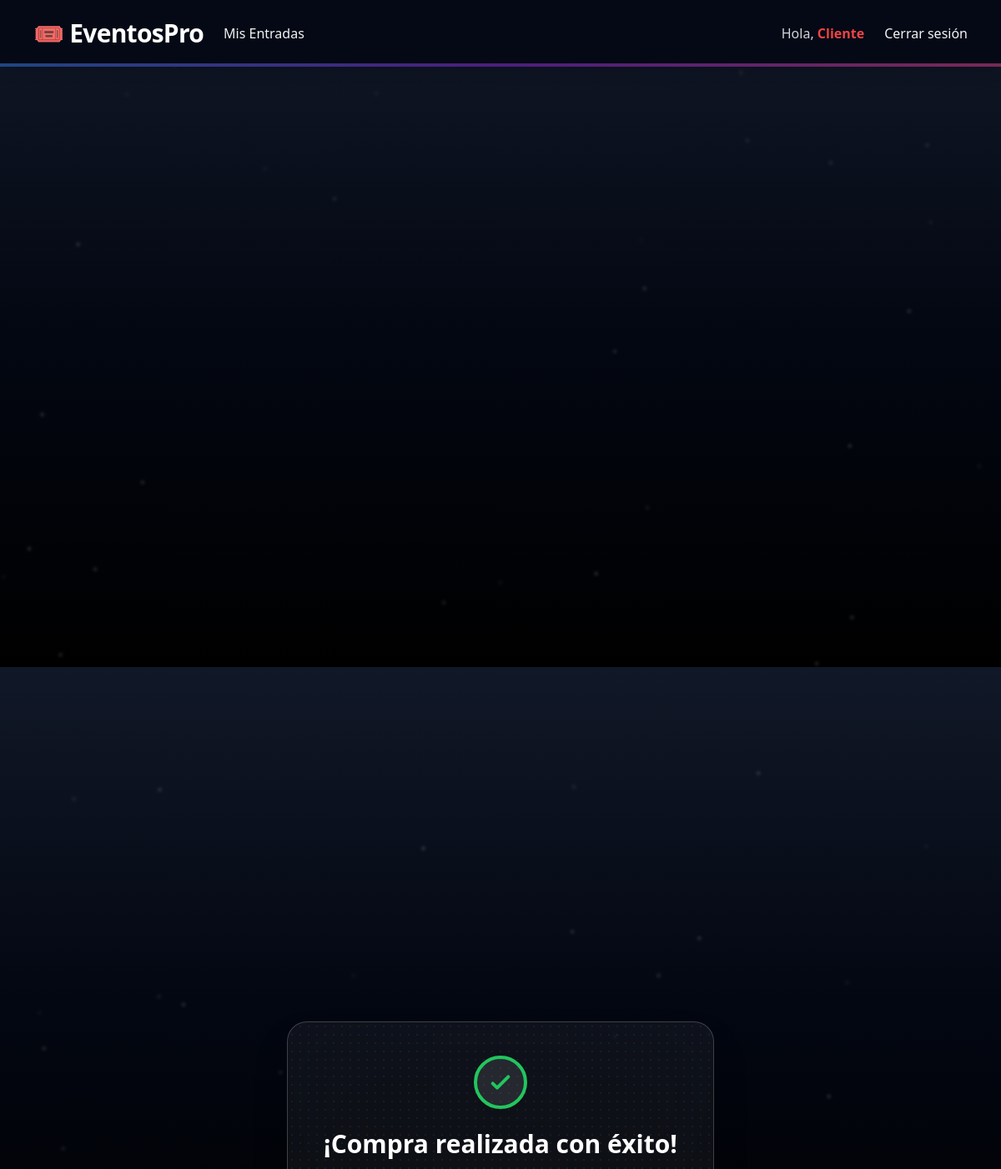
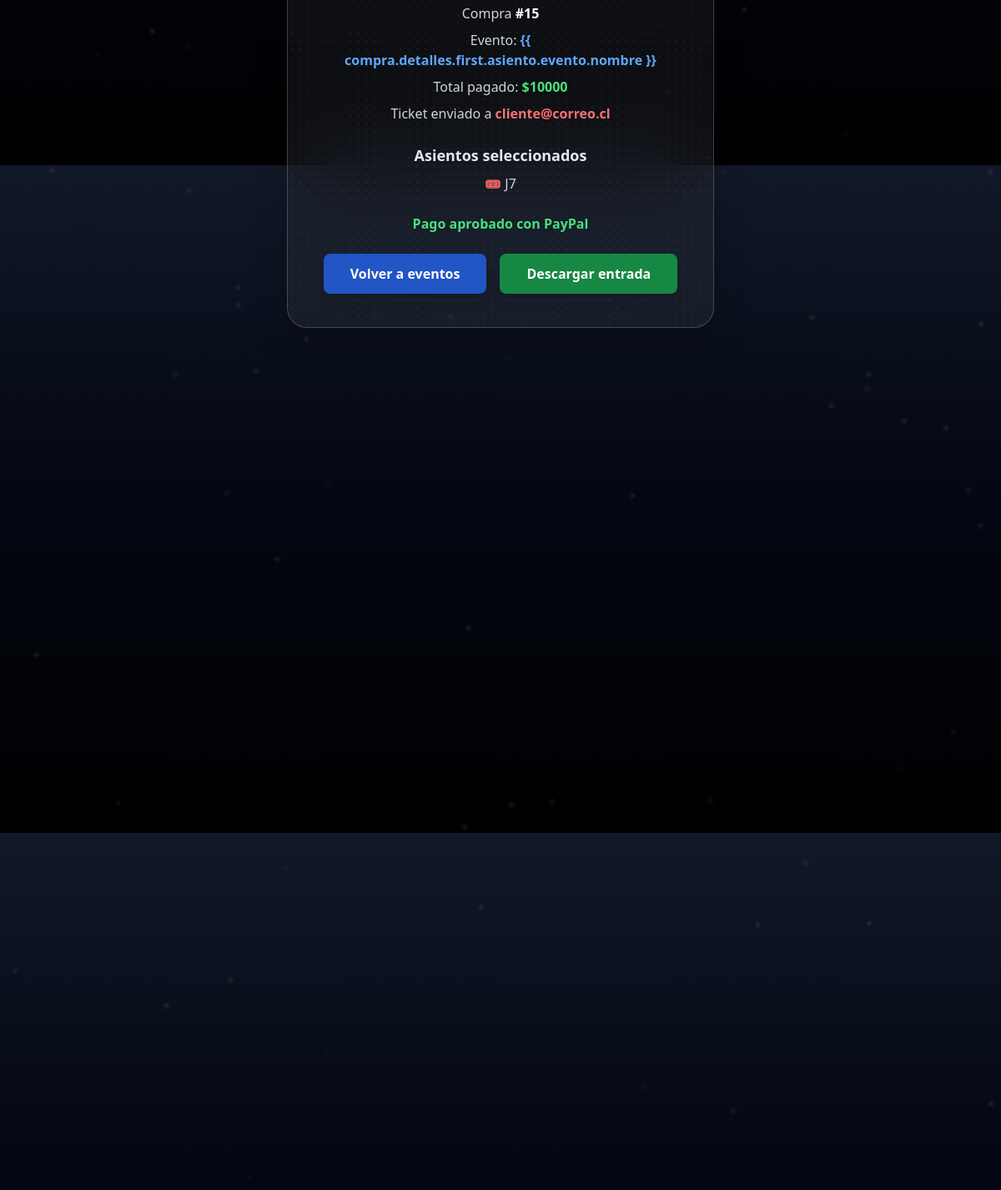
The page /compra/confirmacion/15/ (signed in) on the database its author committed (2 pictures, top to bottom).
### usuarios/models.py (models this page shows, shortened)
class Usuario(AbstractUser):
    rut = models.CharField(max_length=12, unique=True)
    telefono = models.CharField(max_length=15, blank=True)
    tipo_usuario = models.CharField(max_length=50, blank=True, choices=[
        ('administrador', 'Administrador'),
        ('cliente', 'Cliente'),
        ('organizador', 'Organizador'),
    ],)
    USERNAME_FIELD = 'username'  # indica que se usa 'username' para login
    REQUIRED_FIELDS = ['email', 'rut']  # campos obligatorios para createsuperuser

### compra/models.py (models this page shows, shortened)
class Compra(models.Model):
    usuario = models.ForeignKey(Usuario, on_delete=models.CASCADE)
    fecha = models.DateTimeField(auto_now_add=True)
    total = models.DecimalField(max_digits=10, decimal_places=0)
    asientos_nombres = models.CharField(max_length=255, null=True, blank=True)
    evento_id = models.PositiveIntegerField(null=True, blank=True)

class CompraDetalle(models.Model):
    compra = models.ForeignKey(Compra, on_delete=models.CASCADE, related_name='detalles')
    asiento = models.ForeignKey(AsientoEvento, on_delete=models.PROTECT)  # cada ticket un asiento
    nombre_asiento = models.CharField(max_length=10, null=True, blank=True)
    subtotal = models.DecimalField(max_digits=10, decimal_places=2)

class Pago(models.Model):
    ESTADO_PAGO = [
        ('pendiente', 'Pendiente'),
        ('aprobado', 'Aprobado'),
        ('rechazado', 'Rechazado'),
    ]
    compra = models.OneToOneField(Compra, on_delete=models.CASCADE, null=True, blank=True)
    metodo = models.CharField(max_length=50, default='Simulado')
    estado = models.CharField(max_length=20, choices=ESTADO_PAGO, default='pendiente')
    fecha = models.DateTimeField(auto_now_add=True)

### compra/views.py (the view)
# urls.py: path("confirmacion/<int:compra_id>/", views.confirmacion_compra, name="confirmacion_compra"),
@login_required
def confirmacion_compra(request, compra_id):
    compra = get_object_or_404(Compra, id=compra_id, usuario=request.user)
    return render(request, "compra/confirmacion_compra.html", {"compra": compra})

### compra/templates/compra/confirmacion_compra.html (shortened to what this page needs)
{% extends 'core.html' %}
{% load static %}
{% block content %}
<section
  class="min-h-screen flex flex-col items-center justify-center text-center text-white relative overflow-hidden px-6">
  <div id="success-card"
    class="sc-card relative w-full max-w-lg rounded-3xl shadow-2xl overflow-hidden bg-white/5 backdrop-blur-3xl border border-white/20 p-10">
    <div class="absolute inset-0 pointer-events-none">
      <div class="w-full h-full bg-[radial-gradient(circle,rgba(255,255,255,0.05)_1px,transparent_1px)]
                  bg-[length:10px_10px] animate-pulse-slow rounded-3xl"></div>
    </div>
    <div class="flex justify-center mb-6 relative z-10">
      <div id="checkmark"
        class="sc-check w-16 h-16 rounded-full border-4 border-green-500 flex items-center justify-center bg-white/5 backdrop-blur-sm shadow-md">
        <svg xmlns="http://www.w3.org/2000/svg" class="w-8 h-8 text-green-500" fill="none" viewBox="0 0 24 24"
          stroke="currentColor" stroke-width="3">
          <path stroke-linecap="round" stroke-linejoin="round" d="M5 13l4 4L19 7" />
        </svg>
      </div>
    </div>
    <h1 class="sc-title text-3xl font-bold mb-4 relative z-10">¡Compra realizada con éxito!</h1>
    <div class="sc-meta space-y-2 mb-4 relative z-10">
      <p class="text-gray-300">Compra <span class="font-semibold text-white">#{{ compra.id }}</span></p>
      <p class="text-gray-300">Evento: <span class="font-semibold text-blue-400">{{
          compra.detalles.first.asiento.evento.nombre }}</span></p>
      <p class="text-gray-300">Total pagado: <span class="font-semibold text-green-400">${{ compra.total }}</span></p>
      <p class="text-gray-300">Ticket enviado a <span class="font-semibold text-red-400">{{ user.email }}</span></p>
    </div>
    <h3 class="sc-subtitle text-lg font-semibold mt-6 mb-2 text-gray-200 relative z-10">Asientos seleccionados</h3>
    <ul class="sc-list space-y-1 mb-6 relative z-10">
      {% for detalle in compra.detalles.all %}
      <li class="sc-list-item text-gray-300">🎟️ {{ detalle.nombre_asiento }}</li>
      {% endfor %}
    </ul>
    <span class="sc-method text-green-400 font-semibold block mb-6 relative z-10">Pago aprobado con {{ compra.pago.metodo }}</span>
    <div class="sc-buttons flex flex-col sm:flex-row items-center justify-center gap-4 relative z-10">
      <a href="{% url 'home' %}"
        class="sc-cta bg-blue-600/80 hover:bg-blue-700/90 text-white py-3 px-8 rounded-lg font-semibold inline-block transition transform hover:scale-105 shadow-lg">
        Volver a eventos
      </a>
      <a href="{% url 'compra:descargar_entrada' compra.id %}"
        class="sc-download bg-green-600/80 hover:bg-green-700/90 text-white py-3 px-8 rounded-lg font-semibold inline-block transition transform hover:scale-105 shadow-lg">
        Descargar entrada
      </a>
    </div>
  </div>
</section>
{% endblock %}

### templates/navbar.html (shortened to what this page needs)
<nav class="backdrop-blur-md bg-gray-950/80 text-gray-100 shadow-lg sticky top-0 z-50 transition-all duration-300 relative">
    <div class="max-w-7xl mx-auto px-6 sm:px-8 lg:px-10">
        <div class="flex justify-between h-20 items-center">
            <div class="flex items-center space-x-6">
                <a href="{% url 'home' %}"
                    class="text-3xl font-extrabold tracking-tight text-white hover:text-blue-400 transition duration-300">
                    🎟️ EventosPro
                </a>
                {% if request.user.is_authenticated %}
                    {% if request.user.tipo_usuario == 'cliente' %}
                        <a href="{% url 'compra:mis_compras' %}" class="hover:text-blue-400 transition duration-300">Mis Entradas</a>
                    {% elif request.user.tipo_usuario == 'administrador' %}
                        <a href="{% url 'compra:mis_compras' %} " class="hover:text-blue-400 transition duration-300">Mis Entradas</a>
                        <a href="{% url 'admin:index' %}" class="hover:text-blue-400 transition duration-300">Admin Panel</a>
                    {% endif %}
                {% endif %}
            </div>
            <div class="hidden md:flex space-x-6 items-center">
                {% if request.user.is_authenticated %}
                    <p class="text-gray-300 font-medium">
                        Hola, <span class="text-red-500 font-semibold hover:text-red-400 transition">{{ request.user.username }}</span>
                    </p>
                    <a href="{% url 'logout' %}" class="hover:text-red-400 transition duration-300">Cerrar sesión</a>
                {% else %}
                    <a href="{% url 'iniciar_sesion' %}" class="hover:text-blue-400 transition duration-300">Iniciar sesión</a>
                    <a href="{% url 'registrar_usuario' %}" class="hover:text-green-400 transition duration-300">Registrarse</a>
                {% endif %}
            </div>
        </div>
    </div>
    <div class="absolute bottom-0 left-0 w-full h-1 bg-gradient-to-r from-blue-500 via-purple-600 to-pink-500 opacity-50"></div>
</nav>

### rows shown on the page
Usuario: user.username "Cliente", email "cliente@correo.cl"
Compra: id "15", total "10000", pago.metodo "PayPal"
CompraDetalle: nombre_asiento "J7"
